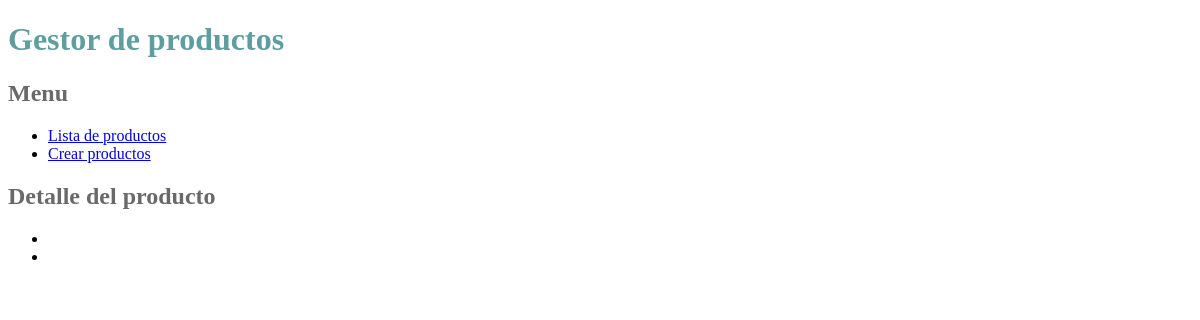
Before: /appDjango/productos/1 with the older database file.
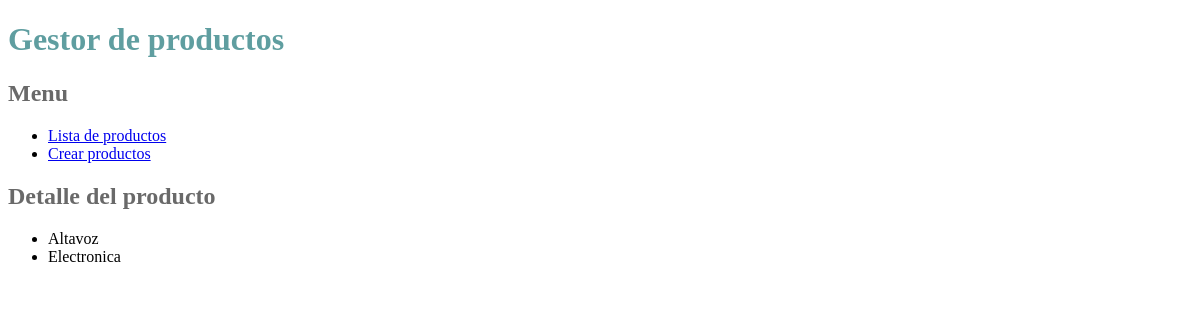
After: the same page with the newer database file.
### appDjango/models.py (models this page shows, shortened)
class Producto(models.Model):
    referencia_producto = models.CharField(max_length=100, unique=True)
    precio_producto = models.DecimalField(max_digits=10, decimal_places=2)
    nombre_producto = models.CharField(max_length=255)
    descripcion_producto = models.TextField()
    categoria_producto = models.CharField(max_length=100)
    class Meta:
        verbose_name_plural = "Productos"
        verbose_name = "Producto"
        ordering = ["nombre_producto"]

### appDjango/views.py (the view)
# urls.py: path('productos/<int:pk>', ProductoDetailView.as_view(), name='productos_show'),
class ProductoDetailView(DetailView):
    model = Producto

### templates/appDjango/producto_detail.html
{% extends 'base.html' %}
{% block contenido %}
        <h2>Detalle del producto</h2>
        {% if object %}
            <ul>
                <li>{{ object.nombre_producto }}</li>
                <li>{{ object.categoria_producto }}</li>
            </ul>
        {% else %}
            <p>No existe este producto.</p>
        {% endif %}
{% endblock %}

Changed rows visible on the page:
now on this page (row edited): Producto: nombre_producto "Altavoz", categoria_producto "Electronica"
